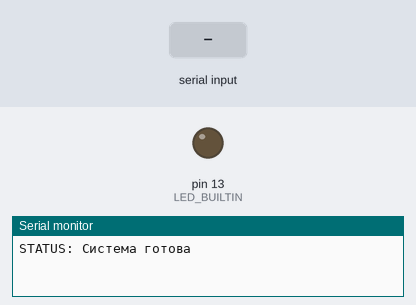
The sketch below on a simulated Arduino Uno, built with avr-gcc and run on an emulated ATmega328P. On the bench: output pins drawn as LEDs (lit = HIGH), the last lines printed to the serial monitor. Dashed ring = blinking. The inputs (shaded band) are chosen by the test bench. Random numbers use the default seed unless the sketch sets one.

Above: at 1.2 s.
1.3 s: "START\n" received over Serial
At 2.1 s:
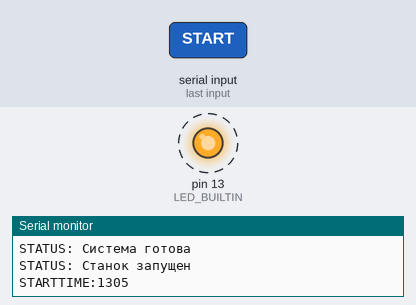
4.3 s: "STOP\n" received over Serial
Timing chart, 0 to 7.3 s (numbered marks = the images above; inputs shaded):
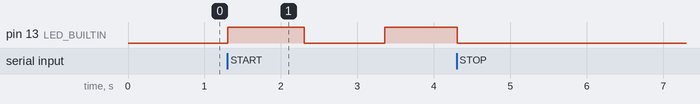

The sketch:

equipment_simulator.ino
```cpp
#include <Arduino.h>

// Параметры станка
float temperature = 25.0;
float pressure = 1.0;
float vibration = 0.5;
int spindle_speed = 1500;
int load = 30;
bool isRunning = false;
unsigned long startTime = 0;
unsigned long totalRuntime = 0;

void setup() {
  Serial.begin(9600);
  while (!Serial) {
    ; // Ожидание подключения
  }
  Serial.setTimeout(50);
  randomSeed(analogRead(0));
  pinMode(LED_BUILTIN, OUTPUT);
  Serial.println("STATUS: Система готова");
}

void processCommand(String command) {
  command.trim();

  if (command == "START") {
    if (!isRunning) {
      isRunning = true;
      startTime = millis();
      // Инициализация значений с более активными изменениями
      temperature = 30.0;
      pressure = 1.2;
      vibration = 0.6;
      spindle_speed = 1800;
      load = 40;
      Serial.println("STATUS: Станок запущен");
      Serial.print("STARTTIME:");
      Serial.println(startTime);
    }
  }
  else if (command == "STOP") {
    if (isRunning) {
      isRunning = false;
      totalRuntime += millis() - startTime;
      Serial.println("STATUS: Станок остановлен");
      Serial.print("STOPTIME:");
      Serial.println(millis());
    }
  }
  else if (command == "GETDATA") {
    if (isRunning) {
      // Более активное изменение параметров
      temperature += random(-20, 30) / 10.0;
      temperature = constrain(temperature, 20.0, 100.0);

      pressure += random(-15, 15) / 10.0;
      pressure = constrain(pressure, 0.5, 2.5);

      vibration += random(-10, 10) / 10.0;
      vibration = constrain(vibration, 0.1, 2.0);

      spindle_speed += random(-200, 200);
      spindle_speed = constrain(spindle_speed, 1000, 3000);

      load += random(-20, 20);
      load = constrain(load, 10, 100);

      // Проверка критических значений
      if (temperature > 80) {
        Serial.println("ALERT: Высокая температура!");
      }
      if (pressure > 2.0) {
        Serial.println("ALERT: Высокое давление!");
      }
      if (vibration > 1.5) {
        Serial.println("ALERT: Сильная вибрация!");
      }

      // Отправка данных
      Serial.print(temperature, 1);
      Serial.print(",");
      Serial.print(pressure, 1);
      Serial.print(",");
      Serial.print(vibration, 1);
      Serial.print(",");
      Serial.print(spindle_speed);
      Serial.print(",");
      Serial.println(load);
    } else {
      Serial.println("0,0,0,0,0");
    }
  }
  else if (command == "GETSTATS") {
    Serial.print("STATS:");
    Serial.print(totalRuntime + (isRunning ? (millis() - startTime) : 0));
    Serial.print(",");
    Serial.println(isRunning ? 1 : 0);
  }
}

void loop() {
  if (Serial.available() > 0) {
    String command = Serial.readStringUntil('\n');
    processCommand(command);
  }

  // Медленное "дыхание" LED при работе
  if (isRunning) {
    static unsigned long lastBlink = 0;
    static bool ledState = false;
    if (millis() - lastBlink > 1000) {
      ledState = !ledState;
      digitalWrite(LED_BUILTIN, ledState);
      lastBlink = millis();
    }
  } else {
    digitalWrite(LED_BUILTIN, LOW);
  }

  delay(50);
}
```

Measured:
- after the input at 1.3 s, pin 13 (LED_BUILTIN): LOW → HIGH at once, → LOW 1.0 s later, → HIGH 1.1 s later
